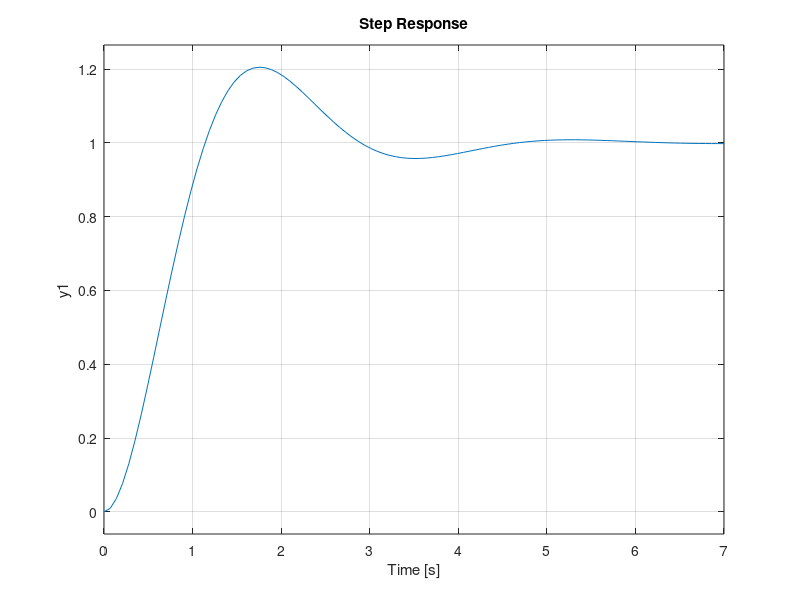

The MATLAB source for this figure:
% Fórmulas da resposta ao Degrau

% G(s) = wn^2   /   (s^2  +   2*qsi*wn*s  +   wn^2)

%Sistema subamortecido
qsi = 0.45;
wn = 2;
sys = tf([wn^2],[1 2*qsi*wn wn^2]);

step(sys)                               %Simulação da resposta ao degrau do sistema

Mp = exp(-qsi*pi/sqrt(1-qsi^2))         % Calculo do Overshoot
Tp = pi/wn/sqrt(1-qsi^2)                % Cálculo do instante de pico
tr =(pi-acos(qsi))/wn/sqrt(1-qsi^2)     % Cálculo de tempo de subida (0% -100%)
ts = 3/qsi/wn                           % Cálculo do tempo de acomodação para 5% do valor final
        